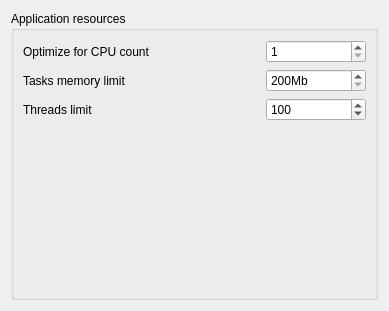
<ui version="4.0" >
 <class>ResourceSettingsWidget</class>
 <widget class="QWidget" name="ResourceSettingsWidget" >
  <property name="geometry" >
   <rect>
    <x>0</x>
    <y>0</y>
    <width>389</width>
    <height>311</height>
   </rect>
  </property>
  <property name="windowTitle" >
   <string>Resource settings</string>
  </property>
  <layout class="QVBoxLayout" name="verticalLayout" >
   <item>
    <widget class="QGroupBox" name="groupBox" >
     <property name="title" >
      <string>Application resources</string>
     </property>
     <layout class="QGridLayout" name="gridLayout" >
      <item row="0" column="0" >
       <widget class="QLabel" name="label" >
        <property name="sizePolicy" >
         <sizepolicy vsizetype="Preferred" hsizetype="MinimumExpanding" >
          <horstretch>0</horstretch>
          <verstretch>0</verstretch>
         </sizepolicy>
        </property>
        <property name="text" >
         <string>Optimize for CPU count</string>
        </property>
       </widget>
      </item>
      <item row="0" column="1" >
       <widget class="QSpinBox" name="cpuBox" >
        <property name="sizePolicy" >
         <sizepolicy vsizetype="Fixed" hsizetype="Preferred" >
          <horstretch>0</horstretch>
          <verstretch>0</verstretch>
         </sizepolicy>
        </property>
        <property name="minimumSize" >
         <size>
          <width>100</width>
          <height>0</height>
         </size>
        </property>
        <property name="minimum" >
         <number>1</number>
        </property>
       </widget>
      </item>
      <item row="1" column="0" >
       <widget class="QLabel" name="label_2" >
        <property name="sizePolicy" >
         <sizepolicy vsizetype="Preferred" hsizetype="MinimumExpanding" >
          <horstretch>0</horstretch>
          <verstretch>0</verstretch>
         </sizepolicy>
        </property>
        <property name="text" >
         <string>Tasks memory limit</string>
        </property>
       </widget>
      </item>
      <item row="1" column="1" >
       <widget class="QSpinBox" name="memBox" >
        <property name="sizePolicy" >
         <sizepolicy vsizetype="Fixed" hsizetype="Preferred" >
          <horstretch>0</horstretch>
          <verstretch>0</verstretch>
         </sizepolicy>
        </property>
        <property name="minimumSize" >
         <size>
          <width>100</width>
          <height>0</height>
         </size>
        </property>
        <property name="suffix" >
         <string>Mb</string>
        </property>
        <property name="minimum" >
         <number>200</number>
        </property>
        <property name="maximum" >
         <number>2000</number>
        </property>
        <property name="singleStep" >
         <number>100</number>
        </property>
       </widget>
      </item>
      <item row="2" column="0" >
       <widget class="QLabel" name="label_3" >
        <property name="sizePolicy" >
         <sizepolicy vsizetype="Preferred" hsizetype="MinimumExpanding" >
          <horstretch>0</horstretch>
          <verstretch>0</verstretch>
         </sizepolicy>
        </property>
        <property name="text" >
         <string>Threads limit</string>
        </property>
       </widget>
      </item>
      <item row="2" column="1" >
       <widget class="QSpinBox" name="threadBox" >
        <property name="sizePolicy" >
         <sizepolicy vsizetype="Fixed" hsizetype="Preferred" >
          <horstretch>0</horstretch>
          <verstretch>0</verstretch>
         </sizepolicy>
        </property>
        <property name="minimumSize" >
         <size>
          <width>100</width>
          <height>0</height>
         </size>
        </property>
        <property name="minimum" >
         <number>1</number>
        </property>
        <property name="maximum" >
         <number>2000</number>
        </property>
        <property name="singleStep" >
         <number>100</number>
        </property>
        <property name="value" >
         <number>100</number>
        </property>
       </widget>
      </item>
      <item row="3" column="0" >
       <spacer name="verticalSpacer" >
        <property name="orientation" >
         <enum>Qt::Vertical</enum>
        </property>
        <property name="sizeHint" stdset="0" >
         <size>
          <width>20</width>
          <height>178</height>
         </size>
        </property>
       </spacer>
      </item>
     </layout>
    </widget>
   </item>
  </layout>
 </widget>
 <resources/>
 <connections/>
</ui>
